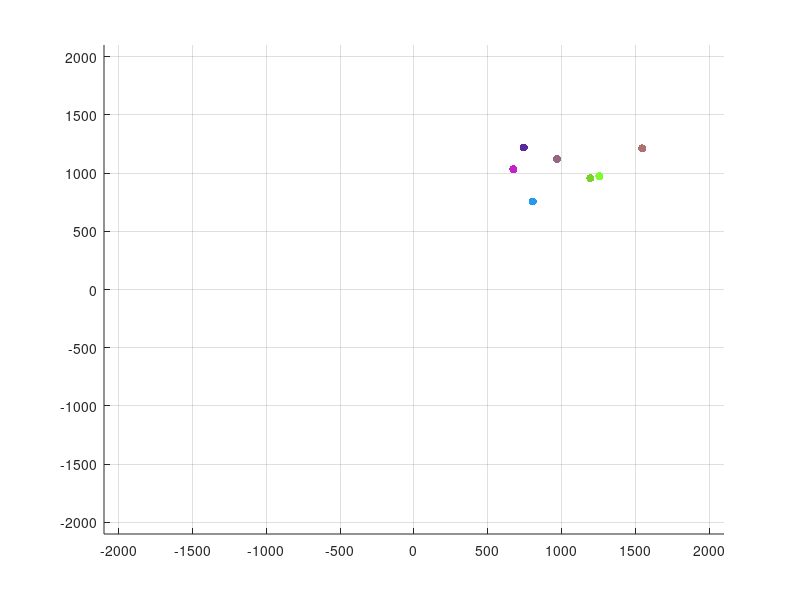

This figure's MATLAB source: (Note: this script raises an error after producing the figure.)
%%%%%%%%%%%%%%%%%%%%%%%%%%%%%%%%%%%%%%%%%%%%%%%%%%%%%%%%%
% %     The programm is build based on functions.     % %
% %      main() is the most significant function      % %
% %     There exist also some auxiliary functions     % %
% %%%%%%%%%%%%%%%%%%%%%%%%%%%%%%%%%%%%%%%%%%%%%%%%%%%%%%%


%% main function. Implements simulation and the control.
function main()
    %% --> Communication options <-- %%
    %%% -For a simulation closer to reality, we try to implement a communication model- %%%
    %%% We suppose communication between the agents is achieved throught Wi-Fi
    COM_const = 1000;     %constant in exponential distribution of signal transmition
    transmit_threshold = 0.5 ;  %must be within (0,1]

    %% --> Time Unit properties <-- %%
    TS = 0.001 ;      %time step     : In every time step agent pos,vel and acc are updated
    S2D = 15;        %Steps to Draw : Steps that must passed in order to draw
    S2U = 9;        %Steps to Update: Update isn't happening in every time step. It happens every S2U time steps
    S2DP = 50;       %Agent drops an agent state which is 200 time steps old

    %% --> Agent options<-- %%
    N = 7;         %number of agents
    %initiate
    agentPos = 1000+300*randn(N,2);    %the position in plane (x,y) | random Gaussian spread about the (0,0)
    agentVel = zeros(N,2);    %velocity is applied as control to each agent
    agentPackMom = zeros(N,N,5);     % u : estimator output ,i.e. estimation of global moments   |   agentPackMom & agentPackIntern consist the "transmition packet"
    %initialize that. (In the beginning each agent knows only his position, thus this composes the global moment estimation)
    for i=1:N
        agentPackMom(i,i,:) = fi(agentPos(i,:));
    end
    agentPackIntern = zeros(N,N,5) ; % w : the internal estimate. 1-dim -> which agent. 2-dim -> which agent's packet, 3-dim -> 5 are the first and second order moments
    agentPackAge = zeros(N,N,1);     % expresses how old is a packet (state of another agent) inside an agent. If old enough (>packet_old_limit) then agent drops it
    agentSteps2Update = floor(S2U + 2*randn(N,1));
    agentCanComm = zeros(N,N);       % says whether an agent can communicate with another (1 can, 0 cannot) 

    %% --> Control options <-- %%
    Kp = 120/N ;
    Ki = 30/N ;
    gamma = 10;
    desiredForm = [-500 -300 50000 40000 140000]; %(1,2) -> position (3)->x spread (4)->xy spread (5)->y spread
    gaMatrix = diag([10, 10, 0.0001, 0.0002, 0.0001]);  % the positive-definite matrix
    maxVel = 800;

    %% --> Figures that are about to be shown <-- %%
    showControlMap = true;
    showVelocityMap = false;
    showConnectionMap = false;
    showErrorGraph = false;
    set(groot,'defaultFigureDeleteFcn',@endLoop);
    if showControlMap == true
        fmap = figure('color', [0.5 0.5 0.5], 'Name','Formation Map', 'Menubar', 'none', 'WindowButtonDownFcn', @reArrangeGoalFunction, 'Position',[0, 0, 700, 700]);
    end
    if showVelocityMap == true
        velmap = figure('color', [0.5 0.5 0.5], 'Name','Velocity Map', 'Menubar', 'none', 'Position',[700, 0, 500, 500]);
    end
    if showConnectionMap == true
        connectmap = figure('color', [0.5 0.5 0.5], 'Name','Connections number for each Agent', 'Menubar', 'none', 'Position',[700, 534, 500, 500]);
    end
    if showErrorGraph == true
        errorGraphs = figure('color', [0.5 0.5 0.5], 'Name','Error Graphs', 'Menubar', 'none', 'Position',[1200, 0, 700, 1000]);
        subplot(2,2,1)
        title('Distance Error');
        subplot(2,2,2)
        title('Ixx inertia moment Error');
        subplot(2,2,3)
        title('Ixy inertia moment Error');
        subplot(2,2,4)
        title('Iyy inertia moment Error');    
    end
    samplecount=1;
    
    
    Colors = rand(N,3);

    %% Main loop. (Where magic happens)
    step_counter = 0;
    keepLooping = true;
    while keepLooping
        %% update agents position. Happens in every time step 
    %     agentVel(sqrt(agentVel(:,1).^2+agentVel(:,2).^2)>200) = 200;
    %     agentPos = agentPos + agentVel * TS;
            for i=1:N
                if norm(agentVel(i,:)) > maxVel %check if agent velocity surpasses the speed limit
                    agentVel(i,:) = (agentVel(i,:) / norm(agentVel(i,:)) ) * maxVel; %%make agent's velocity the biggest allowed
                end
            end
            agentPos = agentPos + agentVel * TS; %update the position of the agents

        %% if time has come, draw
        if mod(step_counter, S2D) == 0
            %% agent formation figure
            if showControlMap == true
                figure(fmap);
                set(gca,'NextPlot','replacechildren') ;
                clf(fmap);   %clear previous illustrative data so that we can draw the new ones
                axes('xlim', [-2100 2100], 'ylim', [-2100 2100], ...
                  'XTick', -2000:500:2000, 'YTick', -2000:500:2000);
                grid on;
                hold on;
                scatter(agentPos(:,1),agentPos(:,2),[],Colors, 'filled');
                ellipse_given_Points(agentPos);
                ellipse_given_Mom(desiredForm);
                drawnow;
            end

            %% agent velocity figure
            if showVelocityMap == true
                figure(velmap);
                set(gca,'NextPlot','replacechildren') ;
                clf(velmap);   %clear previous illustrative data so that we can draw the new ones
                axes('xlim', [-1000 1000], 'ylim', [-1000 1000], ...
                 'XTick', -1000:200:1000, 'YTick', -1000:200:1000);
                hold on;
                for j=1:N
                    quiver(agentVel(j,1),agentVel(j,2),'color',Colors(j,:));
                end
                drawnow;
            end
            
            %% draw connections
            if showConnectionMap == true
                figure(connectmap);
                set(gca,'NextPlot','replacechildren') ;
                clf(connectmap);   %clear previous illustrative data so that we can draw the new ones
                axes('xlim', [0.5 N+0.5], 'ylim', [0 N-0.5], ...
                 'XTick', 1:N, 'YTick', 0:N);
                hold on;
                b = bar(1:N,sum(agentCanComm(1:N,:) )-1 );  %remove him self
                b.FaceColor = 'flat';
                b.CData(:,:) = Colors;
                drawnow;
            end
            
            %% draw Errors
            if showErrorGraph == true
                figure(errorGraphs);
                hold on;
                errors = zeros(N,5);
                for j=1:N
                    errors(j,:) = desiredForm - reshape(agentPackMom(j,j,:), [1 5]);
                    errors(j,2) = sqrt(errors(j,1)^2 + errors(j,2)^2);  %distance error
                end
                data2(samplecount,:)=errors(:,2);
                data3(samplecount,:)=errors(:,3);
                data4(samplecount,:)=errors(:,4);
                data5(samplecount,:)=errors(:,5);
                % Distance Error
                subplot(2,2,1)
                hold on
                for j=1:N
                    plot(1:samplecount,data2(:,j),'Color',Colors(j,:));
                end
                % Spread X error
                subplot(2,2,2)
                hold on
                for j=1:N
                    plot(1:samplecount,data3(:,j),'Color',Colors(j,:));
                end 
                % Moment XY error
                subplot(2,2,3)
                hold on 
                for j=1:N
                    plot(1:samplecount,data4(:,j),'Color',Colors(j,:));
                end
                % Spread y error
                subplot(2,2,4)
                hold on 
                for j=1:N
                    plot(1:samplecount,data5(:,j),'Color',Colors(j,:));
                end
            end
            
            samplecount = samplecount + 1;
        end

        %% if time has come, update agents
        for i=1:N
            if agentSteps2Update(i) == 0 %check if time has come for each agent
                %% transmit packet
                for j=1:N
                    if j==i
                        continue %don't send packet to itself 
                    end
                    dist = sqrt((agentPos(i,1)-agentPos(j,1))^2 + (agentPos(i,2)-agentPos(j,2))^2);
                    if (1-expcdf(dist,COM_const)+0.4*rand()-0.5*rand() > transmit_threshold ) %we model wifi success with an exponential function (with respect to distance)
                        %packet transmition happens
                        agentPackMom(j,i,:) = agentPackMom(i,i,:) ; 
                        agentPackIntern(j,i,:) = agentPackIntern(i,i,:) ; 
                        agentPackAge(j,i) = 0 ;
                    end
                    %forget packets which are old
                    if agentPackAge(i,j) >= S2DP
                        agentPackMom(i,j,:) = zeros(1,1,5);
                        agentPackIntern(i,j,:) = zeros(1,1,5);
                        agentPackAge(i,j) = 0; %has been dropped, so doesn't has an age.
                    end
                end
                %% prepare for estimation (compute with whom can agent i be able to communicate) 
                agentCanComm(i,:) = zeros(1,N);
                for j=1:N
                    temp = reshape(agentPackMom(i,j,:),[1 5]) == zeros(1,5);
                    for k= 1:5
                        if temp(k) == 0 %den einai palio paketo. Yparxei epikoinvnia
                           agentCanComm(i,j) = 1; 
                           continue;
                        end
                    end
                end

                %% estimation
                w = zeros(size(1,5)); %the estimated swarm sizes
                v = zeros(size(1,5));
                for j=1:N
                    w = w - reshape(agentCanComm(i,j)*Ki*(agentPackMom(i,i,:) - agentPackMom(i,j,:) ), [1 5]) ;
                    v = v - reshape(agentCanComm(i,j)*Kp*(agentPackMom(i,i,:)-agentPackMom(i,j,:)), [1 5]) ...
                        + reshape(agentCanComm(i,j)*Ki*(agentPackIntern(i,i,:)-agentPackIntern(i,j,:)), [1 5]) ;
                end
                v = v + gamma*(fi(agentPos(i,:))- reshape(agentPackMom(i,i,:), [1 5]) ) ;
                % add the swarm estimations from neighbours to the measures of the agent
                agentPackMom(i,i,:) = agentPackMom(i,i,:) + reshape(v*TS*S2U, [1 1 5]);   % (TS*S2U) is the average time that agents Update
                agentPackIntern(i,i,:) = agentPackIntern(i,i,:) + reshape(w*TS*S2U, [1 1 5]);

                %% control
                JacobianFi = [1 0 2*agentPos(i,1)-2*agentPackMom(i,i,1) agentPos(i,2)-agentPackMom(i,i,2) 0 ; ...
                    0 1 0 agentPos(i,1)-agentPackMom(i,i,1) 2*agentPos(i,2)-2*agentPackMom(i,i,2)];  %the partial derivatives
                vTrans = reshape(agentPackMom(i,i,:),[5 1]) - [0 ; 0 ; agentPackMom(i,i,1)^2 ; agentPackMom(i,i,1)*agentPackMom(i,i,2) ; agentPackMom(i,i,2)^2];
                controls = -JacobianFi*gaMatrix*(vTrans-desiredForm'); %desiredForm is the f* --> local goal for every agent
                agentVel(i,:) = controls;

                %restart clock
                agentSteps2Update(i) = floor(S2U + 2*randn()); %2*randn() implements randomness
            end
        end

        step_counter = step_counter + 1;
        agentSteps2Update = agentSteps2Update - 1;
        agentPackAge = agentPackAge + 1;
    end

    function endLoop(~, ~)
        keepLooping = 0;
    end

    function reArrangeGoalFunction(~, ~)
        goalPos = get(gca,'currentpoint');
        desiredForm = [goalPos(1,1) goalPos(1,2) 0.8*rand()*goalPos(1,1)^2 0.2*rand()*goalPos(1,1)*goalPos(1,2) 0.5*rand()*goalPos(1,2)^2];
    end

end


%% fi(position) --> moment-genarating function
function moments = fi(position)
    moments = [mean(position(:,1)) , mean(position(:,2)), mean(position(:,1).^2), mean(position(:,1).*position(:,2)), mean(position(:,2).^2)  ] ;
end


%% Draw ellipse 
function ellipse_given_Points(points)
    % ellipse center
    xc = mean(points(:,1));
    yc = mean(points(:,2));

    % recenter points in order to calculate second-order moments
    x = points(:,1) - xc;
    y = points(:,2) - yc;

    % number of points
    n = size(points, 1);

    % inertia parameters
    Ixx = sum(x.^2) / n;
    Iyy = sum(y.^2) / n;
    Ixy = sum(x.*y) / n;

    % compute ellipse semi-axis lengths
    common = sqrt( (Ixx - Iyy)^2 + 4 * Ixy^2);
    ra = sqrt(2) * sqrt(Ixx + Iyy + common);
    rb = sqrt(2) * sqrt(Ixx + Iyy - common);

    % compute ellipse angle in degrees
    theta = atan2(2 * Ixy, Ixx - Iyy) / 2;

    % create the resulting inertia ellipse
    draw_ellipse(ra,rb,theta,xc,yc,[0.5 0.7 0.2]);
end

function ellipse_given_Mom(mom)
    % compute ellipse semi-axis lengths
    common = sqrt( (mom(3) - mom(5))^2 + 4 * mom(4)^2);
    ra = sqrt(2) * sqrt(mom(4) + mom(5) + common);
    rb = sqrt(2) * sqrt(mom(3) + mom(5) - common);

    % compute ellipse angle in degrees
    theta = atan2(2 * mom(4), mom(3) - mom(5))/ 2;

    % create the resulting inertia ellipse
    draw_ellipse(ra,rb,theta,mom(1),mom(2),[0.5 0.5 0.5]);
end
